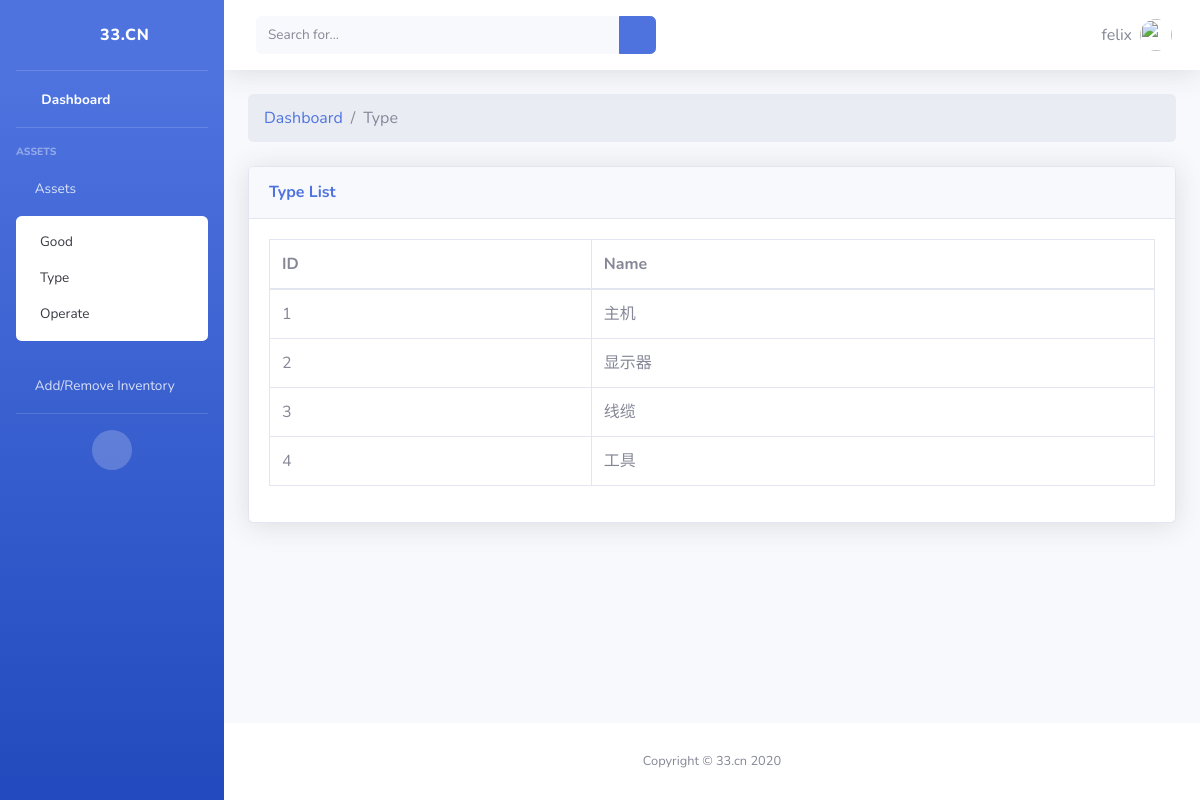
Page /type/ (signed in) on the committed database.
### fzm/models.py (models this page shows, shortened)
class Type(models.Model):
    type_name = models.CharField(max_length=200)

### fzm/views.py (the view)
# urls.py: path('type/', views.view_type, name='type'),
@login_required
def view_type(request):
    type_list = Type.objects.all()
    return render(request, 'fzm/type.html', {
        'type_list': type_list
    })

### fzm/templates/fzm/type.html
{% extends "fzm/layout.html" %}
{% block content %}
<ol class="breadcrumb mb-4">
    <li class="breadcrumb-item"><a href="index.html">Dashboard</a></li>
    <li class="breadcrumb-item active">Type</li>
</ol>
<div class="card shadow mb-4">
<div class="card-header py-3">
  <h6 class="m-0 font-weight-bold text-primary">Type List</h6>
</div>
<div class="card-body">
  <div class="table-responsive">
    <table class="table table-bordered" id="dataTable" width="100%" cellspacing="0">
      <thead>
        <tr>
          <th>ID</th>
          <th>Name</th>
        </tr>
      </thead>
      <tbody>
        {% if type_list %}
            {% for type in type_list %}
                <tr role="row" class="odd">
                    <td class="sorting_1">{{ type.id }}</td>
                    <td class="sorting_1">{{ type.type_name }}</td>
                </tr>
            {% endfor %}
        {% else %}
            <p>Null</p>
        {% endif %}
      </tbody>
    </table>
  </div>
</div>
</div>
{% endblock %}

### fzm/templates/fzm/layout.html (shortened to what this page needs)
<!DOCTYPE html>
{% load static %}
<html lang="en">
<head>
  <link href="{% static 'fzm/vendor/fontawesome-free/css/all.min.css' %}" rel="stylesheet" type="text/css">
  <link href="{% static 'fzm/css/sb-admin-2.min.css' %}" rel="stylesheet">
</head>
<body id="page-top">
  <div id="wrapper">
    <ul class="navbar-nav bg-gradient-primary sidebar sidebar-dark accordion" id="accordionSidebar">
      <a class="sidebar-brand d-flex align-items-center justify-content-center" href="{% url 'fzm:index' %}">
        <div class="sidebar-brand-icon rotate-n-15">
          <i class="fas fa-laugh-wink"></i>
        </div>
        <div class="sidebar-brand-text mx-3">33.cn</div>
      </a>
      <hr class="sidebar-divider my-0">
      <li class="nav-item active">
        <a class="nav-link" href="{% url 'fzm:index' %}">
          <i class="fas fa-fw fa-tachometer-alt"></i>
          <span>Dashboard</span></a>
      </li>
      <hr class="sidebar-divider">
      <div class="sidebar-heading">
        Assets
      </div>
      <li class="nav-item">
        <a class="nav-link collapsed" href="#" data-toggle="collapse" data-target="#collapseTwo" aria-expanded="true" aria-controls="collapseTwo">
          <i class="fas fa-warehouse"></i>
          <span>Assets</span>
        </a>
        <div id="collapseTwo" class="collapse show" aria-labelledby="headingTwo" data-parent="#accordionSidebar">
          <div class="bg-white py-2 collapse-inner rounded">
            <a class="collapse-item" href="{% url 'fzm:good' %}">Good</a>
            <a class="collapse-item" href="{% url 'fzm:type' %}">Type</a>
            <a class="collapse-item" href="{% url 'fzm:operate' %}">Operate</a>
          </div>
        </div>
        <a class="nav-link" href="{% url 'fzm:stock' %}">
          <i class="fas fa-plus-circle"></i>
          <span>Add/Remove Inventory</span></a>
      </li>
      <hr class="sidebar-divider d-none d-md-block">
      <div class="text-center d-none d-md-inline">
        <button class="rounded-circle border-0" id="sidebarToggle"></button>
      </div>
    </ul>
    <div id="content-wrapper" class="d-flex flex-column">
      <div id="content">
        <nav class="navbar navbar-expand navbar-light bg-white topbar mb-4 static-top shadow">
          <form class="d-none d-sm-inline-block form-inline mr-auto ml-md-3 my-2 my-md-0 mw-100 navbar-search">
            <div class="input-group">
              <input type="text" class="form-control bg-light border-0 small" placeholder="Search for..." aria-label="Search" aria-describedby="basic-addon2">
              <div class="input-group-append">
                <button class="btn btn-primary" type="button">
                  <i class="fas fa-search fa-sm"></i>
                </button>
              </div>
            </div>
          </form>
          <ul class="navbar-nav ml-auto">
            <li class="nav-item dropdown no-arrow">
              <a class="nav-link dropdown-toggle" href="#" id="userDropdown" role="button" data-toggle="dropdown" aria-haspopup="true" aria-expanded="false">
                <span class="mr-2 d-none d-lg-inline text-gray-600 mid">
                  {{ user.get_username }}
                </span>
                <img class="img-profile rounded-circle" src="https://source.unsplash.com/QAB-WJcbgJk/60x60">
              </a>
            </li>
          </ul>
        </nav>
        <div class="container-fluid">
          {% block content %}{% endblock %}
        </div>
      </div>
      <footer class="sticky-footer bg-white">
        <div class="container my-auto">
          <div class="copyright text-center my-auto">
            <span>Copyright &copy; 33.cn 2020</span>
          </div>
        </div>
      </footer>
    </div>
  </div>
</body>
</html>

### rows in the picture
Type: id "1", type_name "主机"
Type: id "2", type_name "显示器"
Type: id "3", type_name "线缆"
Type: id "4", type_name "工具"

### other values in the picture
{{ user.get_username }} "felix"
